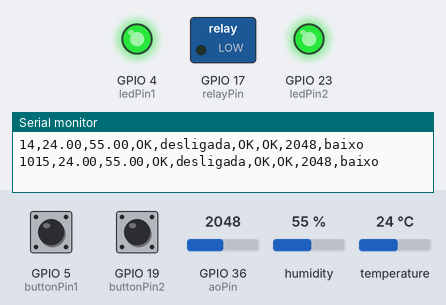
This sketch was run on a simulated ESP32. Shown: switched loads named in the sketch (green lamp = pin HIGH), output pins drawn as LEDs (lit = HIGH), the last lines printed to the serial monitor. Inputs (shaded band) come from the test bench; at power-on: humidity 55 %, GPIO 5 (buttonPin1) HIGH, GPIO 19 (buttonPin2) HIGH, GPIO 36 (aoPin) = 2048, temperature 24 °C.

Above: at 1.8 s.
1.9 s: humidity set to 51 %
3.4 s: humidity set to 48 %
At 4.3 s:
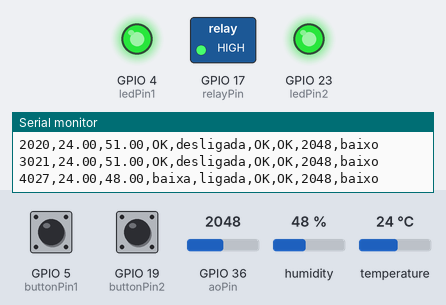
5.5 s: GPIO 5 (buttonPin1) pulled LOW for 1.2 s
At 6.8 s:
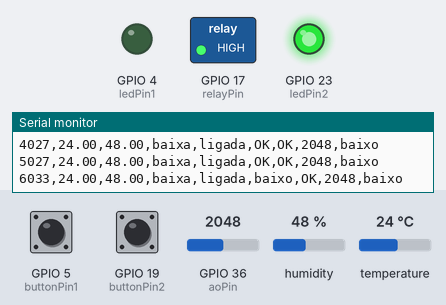
8.5 s: GPIO 19 (buttonPin2) pulled LOW for 1.2 s
At 9.8 s:
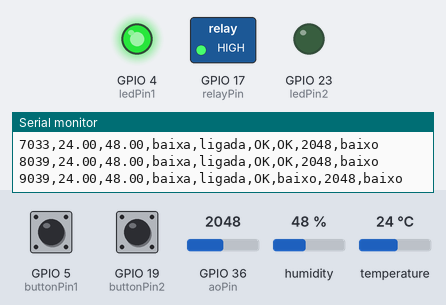
14.5 s: GPIO 5 (buttonPin1) pulled LOW for 1.2 s
At 17.2 s:
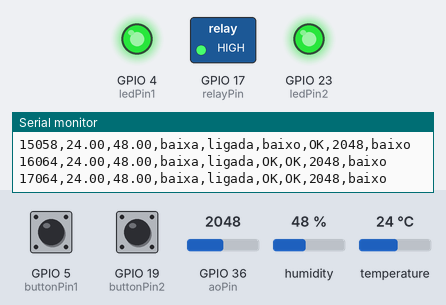
Timing chart, 0 to 18.2 s (numbered marks = the images above; inputs shaded):
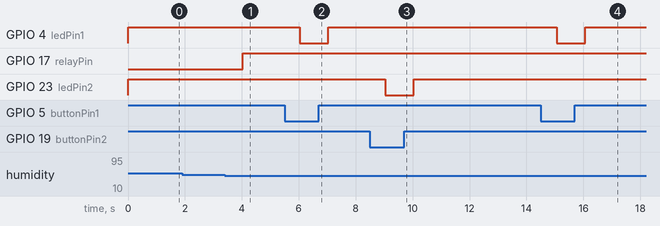

The sketch:

sketch.ino
```cpp
#include <DHT.h>

const int computerId = 7;

const int buttonPin1 = 5;
const int ledPin1 = 4;
int buttonState1 = 0;
const int buttonPin2 = 19;
const int ledPin2 = 23;
int buttonState2 = 0;
const int doPin = 13;
const int aoPin = 36;
const int dhtPin = 21;
const int relayPin = 17;
const int humThreshold = 50;
const int pHThreshold = 1000;

DHT dht22(dhtPin, DHT22);

void setup() {

  Serial.begin(115200);
  Serial.println("TiãoTech - Log de sensores");

  Serial.print("Computador: ");
  Serial.println(computerId);

  pinMode(buttonPin1, INPUT);
  pinMode(ledPin1, OUTPUT);
  pinMode(buttonPin2, INPUT);
  pinMode(ledPin2, OUTPUT);
  pinMode(doPin, INPUT);
  pinMode(aoPin, INPUT);
  pinMode(relayPin, OUTPUT);

  dht22.begin();

// Header

  Serial.print("Limite de umidade: ");
  Serial.println(humThreshold);

  Serial.print("Limite de pH: ");
  Serial.println(pHThreshold);

  Serial.println("time,temperatura,valor_umidade,nivel_umidade,bomba,fosforo,potassio,valor_ph,nivel_ph");
}

void loop() {

  buttonState1 = digitalRead(buttonPin1);
  buttonState2 = digitalRead(buttonPin2);
  // int pHLevel = digitalRead(doPin);
  int pHValue = analogRead(aoPin);
  float humi = dht22.readHumidity();
  float temp = dht22.readTemperature();

// Timestamp
  Serial.print(millis());
  Serial.print(",");

// Temperatura
  Serial.print(temp);
  Serial.print(",");

// Umidade

  Serial.print(humi);
  Serial.print(",");

  if (humi < humThreshold) {

    digitalWrite(relayPin, HIGH);
    Serial.print("baixa");
    Serial.print(",");
    Serial.print("ligada");

  } else {

    digitalWrite(relayPin, LOW);
    Serial.print("OK");
    Serial.print(",");
    Serial.print("desligada");
  }
  Serial.print(",");

// Fósforo

  if (buttonState1 == HIGH) {
    digitalWrite(ledPin1, HIGH);
    Serial.print("OK");
  } else {
    digitalWrite(ledPin1, LOW);
    Serial.print("baixo");
  }
  Serial.print(",");

  // Potássio

  if (buttonState2 == HIGH) {
    digitalWrite(ledPin2, HIGH);
    Serial.print("OK");
  } else {
    digitalWrite(ledPin2, LOW);
    Serial.print("baixo");
  }
  Serial.print(",");

  // pH

  Serial.print(pHValue);
  Serial.print(",");

  if (pHValue > pHThreshold) {
    Serial.println("baixo");
  } else if (pHValue < pHThreshold) {
    Serial.println("alto");
  } else {
    Serial.println("OK");
  }

  delay(1000);
}
```

Measured:
- the behaviour switches between 50 and 49 % on humidity (found by bisection; images 0 and 1)
- after the input at 3.4 s, GPIO 17 (relayPin): LOW → HIGH after 0.63 s
- after the input at 5.5 s, GPIO 4 (ledPin1): HIGH → LOW after 0.53 s, → HIGH 1.0 s later
- after the input at 8.5 s, GPIO 23 (ledPin2): HIGH → LOW after 0.54 s, → HIGH 1.0 s later
- after the input at 14.5 s, GPIO 4 (ledPin1): HIGH → LOW after 0.56 s, → HIGH 1.0 s later
